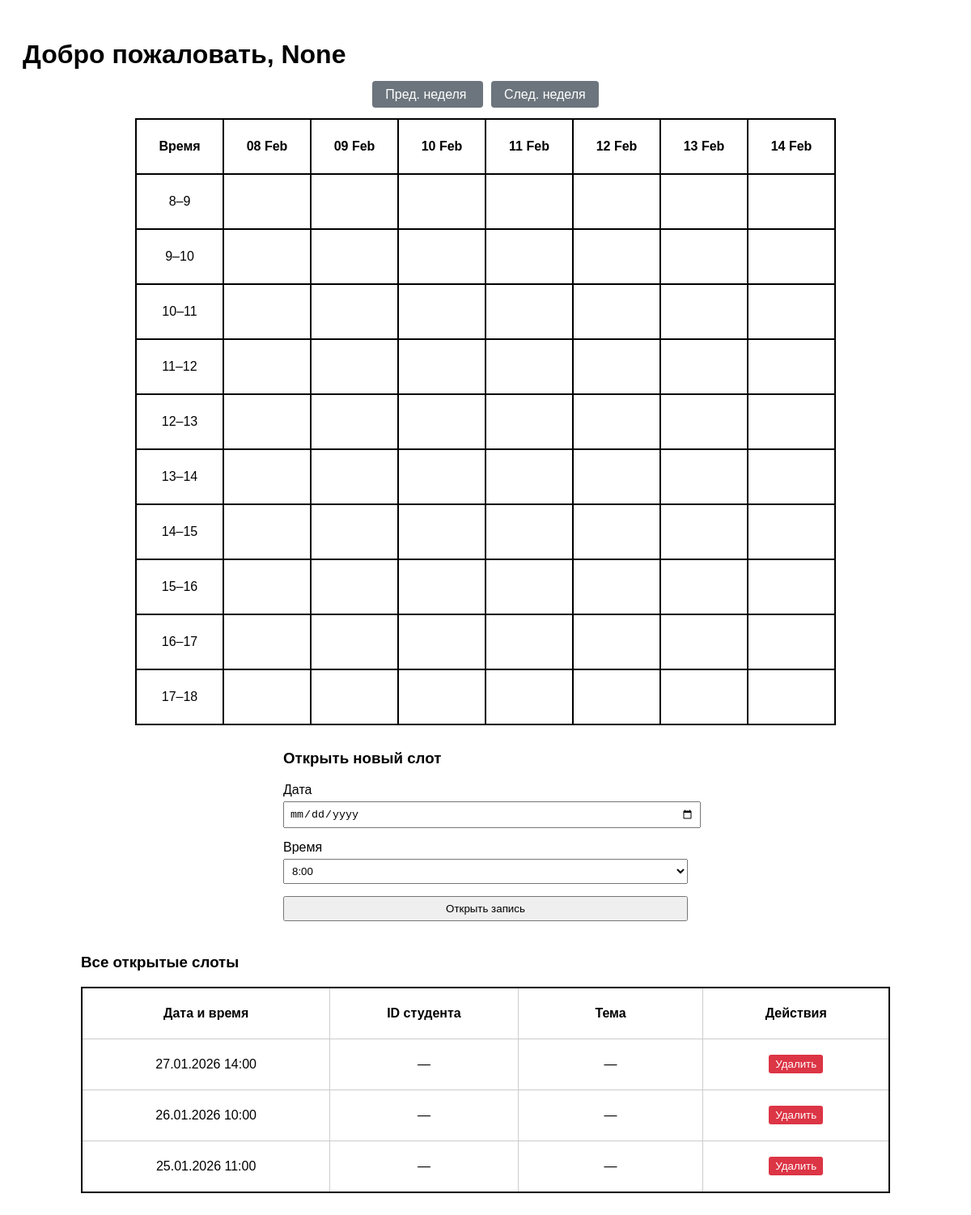
Screenshot of /teacher_page?start_date=2026-02-08 with the database file from the repository.
### model.py (models this page shows)
class Consultation(Base):
    __tablename__ = 'consultation'
    id = Column(Integer, primary_key=True)
    teacher_id = Column(Integer, ForeignKey('users.id'), nullable=False)
    start_time = Column(DateTime, nullable=False)
    is_open = Column(Boolean, default=True)
    student_id = Column(Integer, ForeignKey('users.id'), nullable=True)
    topic = Column(String(200), nullable=True)
    teacher = relationship("Users", foreign_keys=[teacher_id], back_populates="taught_slots")
    student = relationship("Users", foreign_keys=[student_id], back_populates="booked_slots")

### app.py (the view, shortened to what this page needs)
@app.route("/teacher_page", methods=["GET", "POST"])
def teacher_page():
    login = request.args.get('login')
    role = request.args.get('role')
    form = OpenSlotForm()
    CURRENT_TEACHER_ID = 1
    start_date_str = request.args.get('start_date')
    if start_date_str:
        try:
            start_date = datetime.strptime(start_date_str, '%Y-%m-%d').date()
        except ValueError:
            start_date = datetime.today().date()
    else:
        start_date = datetime.today().date()
    week_dates = [start_date + timedelta(days=i) for i in range(7)]
    for el in session.query(Users).all():
        if el.username == login and role==el.role:
            CURRENT_TEACHER_ID = el.id
    week_start = datetime.combine(start_date, datetime.min.time())
    week_end = week_start + timedelta(days=7)
    week_slots = session.query(Consultation).filter(
        Consultation.teacher_id == CURRENT_TEACHER_ID,
        Consultation.start_time >= week_start,
        Consultation.start_time < week_end
    ).all()
    slot_set = {(s.start_time.date(), s.start_time.hour) for s in week_slots}
    all_slots = session.query(Consultation).filter_by(
        teacher_id=CURRENT_TEACHER_ID
    ).order_by(Consultation.start_time.desc()).all()
    prev_week = (start_date - timedelta(days=7)).strftime('%Y-%m-%d')
    next_week = (start_date + timedelta(days=7)).strftime('%Y-%m-%d')
    return render_template(
        'teacher_page.html',
        login=login,
        role=role,
        form=form,
        week_dates=week_dates,
        slot_set=slot_set,
        all_slots=all_slots,
        prev_week=prev_week,
        next_week=next_week
    )

### forms.py
class OpenSlotForm(FlaskForm):
    date = DateField('Дата', validators=[DataRequired()], format='%Y-%m-%d')
    hour = SelectField(
        'Время',
        choices=[
            (str(h), f"{h}:00") for h in range(8, 18)
        ],
        validators=[DataRequired()]
    )
    submit = SubmitField('Открыть запись')

### templates/teacher_page.html (shortened to what this page needs)
<!DOCTYPE html>
<html>
<head>
</head>
<body>
    <h1>Добро пожаловать, {{ login }}</h1>
    <div style="text-align: center; margin: 15px 0;">
        <a href="{{ url_for('teacher_page', login=login, role=role, start_date=prev_week) }}"
        style="padding: 8px 16px; background: #6c757d; color: white; text-decoration: none; border-radius: 4px; margin-right: 10px;">
            Пред. неделя
        </a>
        <a href="{{ url_for('teacher_page', login=login, role=role, start_date=next_week) }}"
        style="padding: 8px 16px; background: #6c757d; color: white; text-decoration: none; border-radius: 4px;">
            След. неделя
        </a>
    </div>
    <table>
    <thead>
        <tr>
        <th>Время</th>
        {% for date in week_dates %}
            <th>{{ date.strftime('%d %b') }}</th>
        {% endfor %}
        </tr>
    </thead>
    <tbody>
        {% for hour in range(8, 18) %}
        <tr>
        <td>{{ hour }}–{{ hour+1 }}</td>
        {% for date in week_dates %}
            <td {% if (date, hour) in slot_set %}class="open-slot"{% endif %}>
            </td>
        {% endfor %}
        </tr>
        {% endfor %}
    </tbody>
    </table>
    <div class="form-container">
    <h3>Открыть новый слот</h3>
    <form method="POST">
        <div class="form-group">
        {{ form.date.label }}
        {{ form.date() }}
        </div>
        <div class="form-group">
        {{ form.hour.label }}
        {{ form.hour() }}
        </div>
        {{ form.submit(class="btn") }}
    </form>
    </div>
    <div class="slots-list" style="max-width: 1000px; margin: 40px auto;">
    <h3>Все открытые слоты</h3>
    {% if all_slots %}
        <table style="width: 100%; border-collapse: collapse; margin-top: 10px;">
        <thead>
            <tr>
            <th style="border: 1px solid #ccc; padding: 6px;">Дата и время</th>
            <th style="border: 1px solid #ccc; padding: 6px;">ID студента</th>
            <th style="border: 1px solid #ccc; padding: 6px;">Тема</th>
            <th style="border: 1px solid #ccc; padding: 6px;">Действия</th>
            </tr>
        </thead>
        <tbody>
            {% for slot in all_slots %}
            <tr>
            <td style="border: 1px solid #ccc; padding: 6px;">{{ slot.start_time.strftime('%d.%m.%Y %H:%M') }}</td>
            <td style="border: 1px solid #ccc; padding: 6px;">{{ slot.student_id or '—' }}</td>
            <td style="border: 1px solid #ccc; padding: 6px;">{{ slot.topic or '—' }}</td>
            <td style="border: 1px solid #ccc; padding: 6px;">
                {% if slot.student_id is none %}
                    <form method="POST" action="{{ url_for('delete_slot', slot_id=slot.id, login=login,
                    role=role,) }}" style="display:inline;">
                        <button type="submit"
                            onclick="return confirm('Удалить слот {{ slot.display_time }}?')"
                            style="padding: 4px 8px; background: #dc3545; color: white; border: none; border-radius: 3px; cursor: pointer;">
                            Удалить
                        </button>
                    </form>
                {% else %}
                    Занят
                {% endif %}
            </td>
            </tr>
            {% endfor %}
        </tbody>
        </table>
    {% else %}
        <p>Нет созданных слотов.</p>
    {% endif %}
    </div>
</body>
</html>

### templates/teacher_page.html (style rules this page uses)
body { font-family: Arial, sans-serif; padding: 20px; }
table { border: 2px solid black; border-collapse: collapse; margin: 20px auto; }
th, td { border: 2px solid black; padding: 8px; text-align: center; min-width: 90px; height: 50px; }
.form-container { max-width: 500px; margin: 30px auto; }
.form-group { margin-bottom: 15px; }
label { display: block; margin-bottom: 5px; }
input, select { width: 100%; padding: 6px; }
button { padding: 8px 16px; background: #007bff; color: white; border: none; cursor: pointer; }

### rows the page displays
Consultation: start_time "27.01.2026 14:00", student_id "—", topic "—"
Consultation: start_time "26.01.2026 10:00", student_id "—", topic "—"
Consultation: start_time "25.01.2026 11:00", student_id "—", topic "—"

### other values shown
{{ login }} "None"
{{ date.strftime('%d %b') }} "08 Feb" "09 Feb" "10 Feb" "11 Feb" "12 Feb" "13 Feb" "14 Feb"
{{ hour }} "8" "9" "10" "11" "12" "13" "14" "15" "16" "17"
{{ hour+1 }} "9" "10" "11" "12" "13" "14" "15" "16" "17" "18"
